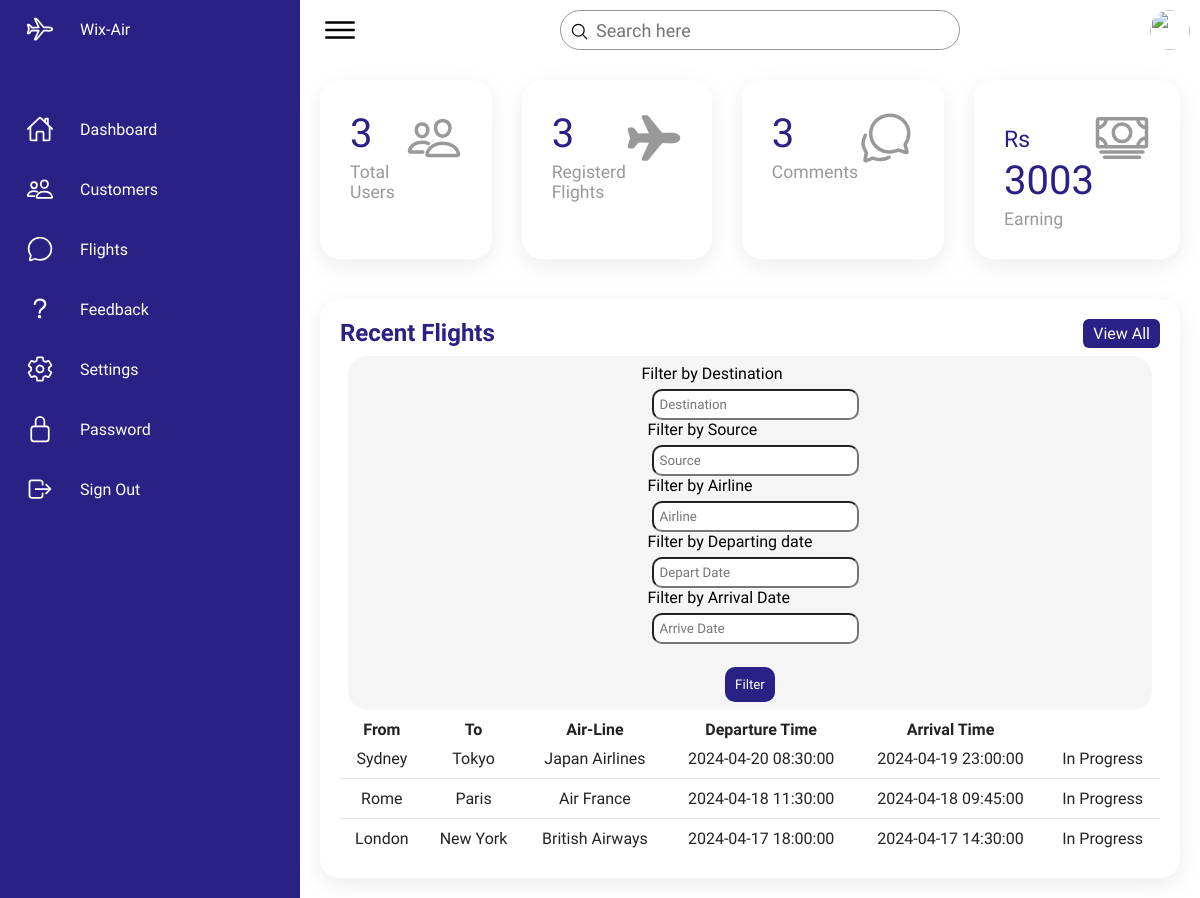
Screenshot of /Admin_pages/Admin/Admin.php with the database file from the repository.
### tables this page shows
CREATE TABLE flights (
    flight_ID INTEGER PRIMARY KEY AUTO_INCREMENT,
                         arrival VARCHAR(50) NOT NULL,
                         arrival_time TIMESTAMP DEFAULT CURRENT_TIMESTAMP NOT NULL,
                         departure VARCHAR(40) NOT NULL,
                         departure_time TIMESTAMP DEFAULT CURRENT_TIMESTAMP NOT NULL,
                         duration TIME NOT NULL,
                         airline VARCHAR(30) NOT NULL,
                         business_seats VARCHAR(30) NOT NULL,
                         economy_seats VARCHAR(15) NOT NULL,
                         price VARCHAR(20) NOT NULL,
                         admin_id VARCHAR(10) NOT NULL
);

### Admin_pages/Admin/Admin.php (the view, shortened to what this page needs)
<?php
require_once("../../php/dbconnection.php");
?>
<!DOCTYPE html>
<html lang="en">
<head>
    <link rel="stylesheet" href="admin.css">
</head>
<body>
<div class="container">
    <div class="navigation">
        <ul>
            <li>
                <a href="#">
                        <span class="icon">
                            <ion-icon name="airplane-outline"></ion-icon>
                        </span>
                    <span class="title">Wix-Air</span>
                </a>
            </li>
            <li>
                <a href="#">
                        <span class="icon">
                            <ion-icon name="home-outline"></ion-icon>
                        </span>
                    <span class="title">Dashboard</span>
                </a>
            </li>
            <li>
                <a href="Customers/Customers.php">
                        <span class="icon">
                            <ion-icon name="people-outline"></ion-icon>
                        </span>
                    <span class="title">Customers</span>
                </a>
            </li>
            <li>
                <a href="Flights/flight.php">
                        <span class="icon">
                            <ion-icon name="chatbubble-outline"></ion-icon>
                        </span>
                    <span class="title">Flights</span>
                </a>
            </li>
            <li>
                <a href="feedback/feedback.php">
                        <span class="icon">
                            <ion-icon name="help-outline"></ion-icon>
                        </span>
                    <span class="title">Feedback</span>
                </a>
            </li>
            <li>
                <a href="settings/settings.php">
                        <span class="icon">
                            <ion-icon name="settings-outline"></ion-icon>
                        </span>
                    <span class="title">Settings</span>
                </a>
            </li>
            <li>
                <a href="password/password.php">
                        <span class="icon">
                            <ion-icon name="lock-closed-outline"></ion-icon>
                        </span>
                    <span class="title">Password</span>
                </a>
            </li>
            <li>
                <a href="Signout/signout.php">
                        <span class="icon">
                            <ion-icon name="log-out-outline"></ion-icon>
                        </span>
                    <span class="title">Sign Out</span>
                </a>
            </li>
        </ul>
    </div>
    <div class="main">
        <div class="topbar">
            <div class="toggle">
                <ion-icon name="menu-outline"></ion-icon>
            </div>
            <div class="search">
                <label>
                    <input type="text" placeholder="Search here">
                    <ion-icon name="search-outline"></ion-icon>
                </label>
            </div>
            <div class="user">
                <img src="assets/imgs/customer01.jpg" alt="">
            </div>
        </div>
        <div class="cardBox">
            <div class="card">
                <div>
                    <?php
                    $sql = "SELECT * FROM `registered_user` ";
                    $result = mysqli_query($conn, $sql);
                    $count = mysqli_num_rows($result);
                    echo '<div id="count" class="numbers">' . $count . '</div>';
                    ?>
                    <div class="cardName">Total Users</div>
                </div>
                <div class="iconBx">
                    <ion-icon name="people-outline"></ion-icon>
                </div>
            </div>
            <div class="card">
                <div>
                    <?php
                    $sql = "SELECT * FROM `flights` ";
                    $result = mysqli_query($conn, $sql);
                    $count = mysqli_num_rows($result);
                    echo '<div id="count" class="numbers">' . $count . '</div>';
                    ?>
                    <div class="cardName">Registerd Flights</div>
                </div>
                <div class="iconBx">
                    <ion-icon name="airplane"></ion-icon>
                </div>
            </div>
            <div class="card">
                <div>
                    <?php
                    $sql = "SELECT * FROM `feedback` ";
                    $result = mysqli_query($conn, $sql);
                    $count = mysqli_num_rows($result);
                    echo '<div id="count" class="numbers">' . $count . '</div>';
                    ?>
                    <div class="cardName"> Comments </div>
                </div>
                <div class="iconBx">
                    <ion-icon name="chatbubbles-outline"></ion-icon>
                </div>
            </div>
            <div class="card">
                <div>
                    <?php
                    $sql = "SELECT `total_payment` FROM `payment` ;";
                    $result = mysqli_query($conn, $sql);
                    while($row = mysqli_fetch_assoc($result)){
                        $count+=$row['total_payment'];
                    }
                    echo '<div id="count" class="numbers"><span style="font-size: 23px;">Rs</span> ' . $count .'</div>';
                    ?>
                    <div class="cardName">Earning</div>
                </div>
                <div class="iconBx">
                    <ion-icon name="cash-outline"></ion-icon>
                </div>
            </div>
        </div>
        <div class="details">
            <div class="recentflights">
                <div class="cardHeader">
                    <h2>Recent Flights</h2>
                    <a href="Adminsubdocs/Flights/flight.php" class="btn">View All</a>
                </div>
                <div id="filter_tab_div">
                    <div>
                        <div class="input1">
                            <label>Filter by Destination</label>
                        </div>
                        <input id="Des" type="text" placeholder="Destination">
                    </div>
                    <div>
                        <div class="input">
                            <label>Filter by Source</label>
                        </div>
                        <input id="Des2" type="text" placeholder="Source">
                    </div>
                    <div>
                        <div class="input">
                            <label>Filter by Airline</label>
                        </div>
                        <input id="Des3" type="text" placeholder="Airline">
                    </div>
                    <div>
                        <div class="input">
                            <label>Filter by Departing date</label>
                        </div>
                        <input id="Des4" type="text" placeholder="Depart Date">
                    </div>
                    <div>
                        <div class="input">
                            <label>Filter by Arrival Date</label>
                        </div>
                        <input id="Des5"type="text" placeholder="Arrive Date">
                    </div>
                    <div>
                        <button id="fil_btn" onclick="filterTable()">Filter</button>
                    </div>
                </div>
                <?php
                $sql = "SELECT * FROM `flights` ORDER BY `arrival_time` DESC ";
                $result = mysqli_query($conn, $sql);
                echo '<table id="Flighttable">
                    <thead>
                    <tr>
                        <th>From</th>
                        <th>To</th>
                        <th>Air-Line</th>
                        <th>Departure Time</th>
                        <th>Arrival Time</th>
                    </tr>
                    </thead>
                    <tbody>';
                 while ($row = mysqli_fetch_assoc($result)) {
                        echo '<tr>
                        <td>' . $row['departure'] . '</td>
                        <td>' . $row['arrival'] . '</td>
                        <td>' . $row['airline'] . '</td>
                        <td>' . $row['departure_time'] . '</td>
                        <td>' . $row['arrival_time'] . '</td>
                        <td><span class="status inProgress">In Progress</span></td>
                    </tr>';
                }
                echo '</tbody></table>';
                ?>
            </div>
        </div>
    </div>
</div>
</body>
</html>

### rows the page displays
flights: departure "Sydney", arrival "Tokyo", airline "Japan Airlines", departure_time "2024-04-20 08:30:00", arrival_time "2024-04-19 23:00:00"
flights: departure "Rome", arrival "Paris", airline "Air France", departure_time "2024-04-18 11:30:00", arrival_time "2024-04-18 09:45:00"
flights: departure "London", arrival "New York", airline "British Airways", departure_time "2024-04-17 18:00:00", arrival_time "2024-04-17 14:30:00"

### other values shown
$count "3"
$count "3003"
